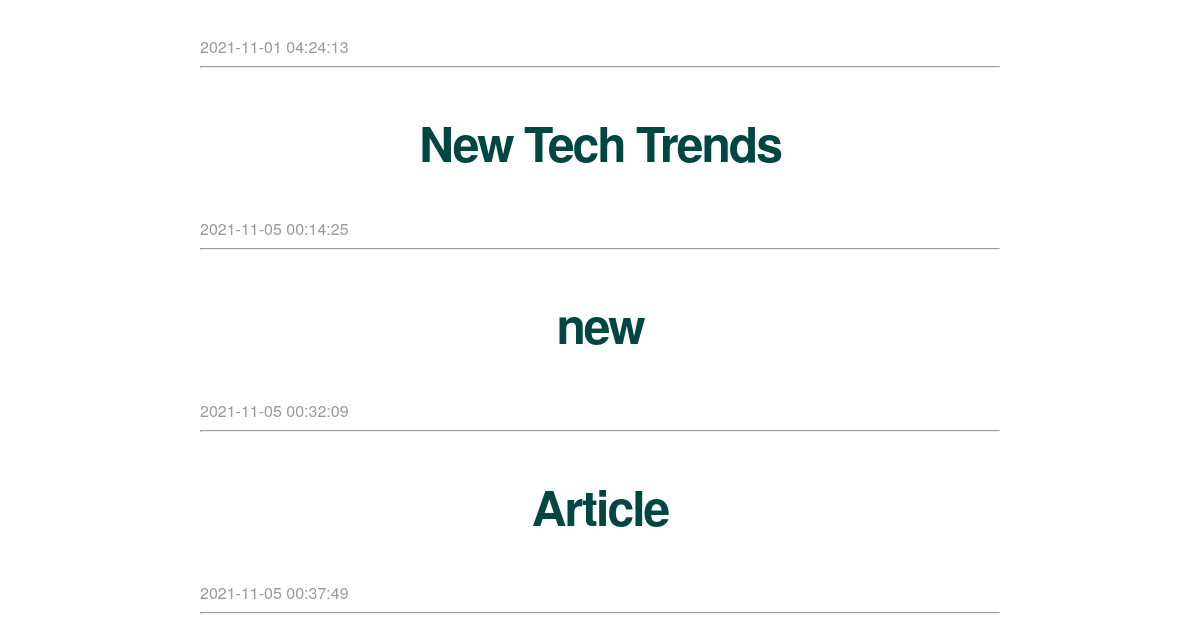
Before: / (lower part) with the older database file.
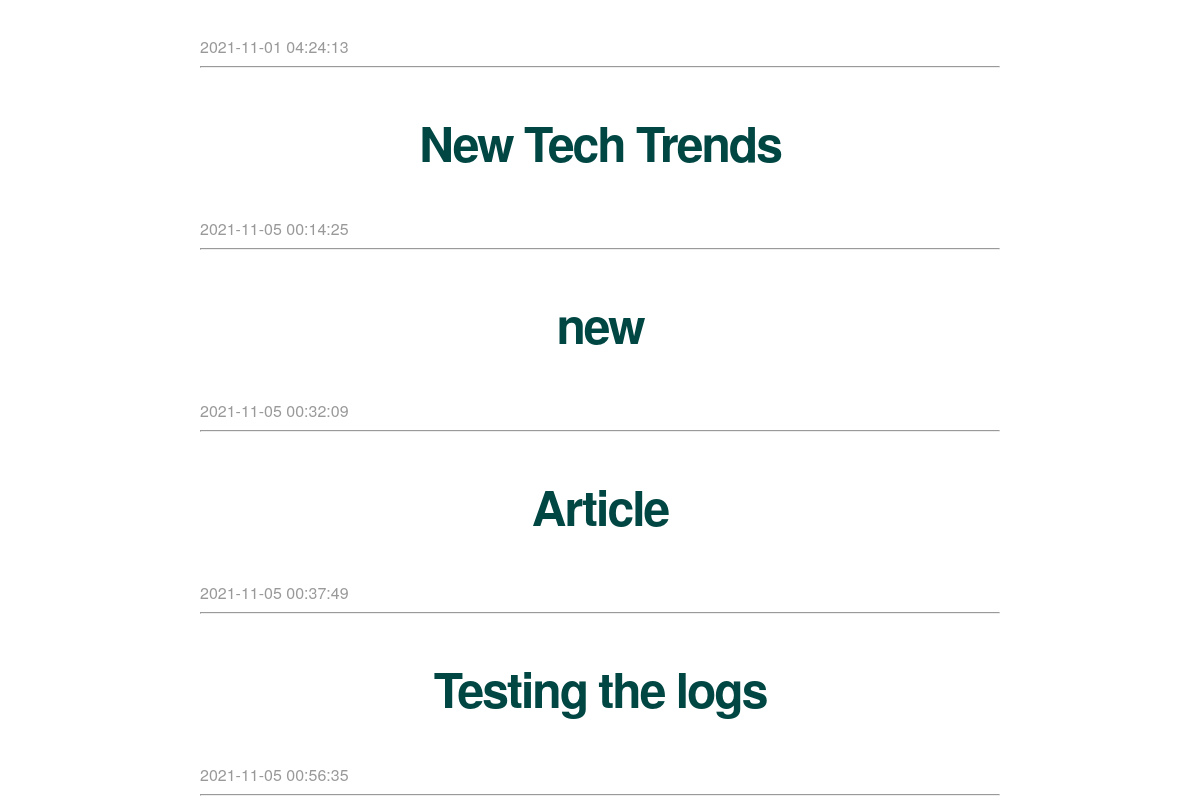
After: the same page with the newer database file.
### tables this page shows
CREATE TABLE posts (
    id INTEGER PRIMARY KEY AUTOINCREMENT,
    created TIMESTAMP NOT NULL DEFAULT CURRENT_TIMESTAMP,
    title TEXT NOT NULL,
    content TEXT NOT NULL
);

### app.py (the view)
@app.route('/')
def index():
    connection = get_db_connection()
    posts = connection.execute('SELECT * FROM posts').fetchall()
    connection.close()
    return render_template('index.html', posts=posts)

### app.py (called while the page is built)
def get_db_connection():
    global connection_counter
    connection = sqlite3.connect('database.db')
    connection.row_factory = sqlite3.Row
    connection_counter+= 1
    return connection

### templates/index.html (shortened to what this page needs)
{% extends 'base.html' %}
{% block content %}
    {% for post in posts %}
        <a class="post" href="{{ url_for('post', post_id=post['id']) }}">
            <h2>{{ post['title'] }}</h2>
        </a>
        <span class="timestamp">{{ post['created'] }}</span>
        <hr>
    {% endfor %}
{% endblock %}

Changed rows visible on the page:
added posts: title "Testing the logs", created "2021-11-05 00:56:35"
